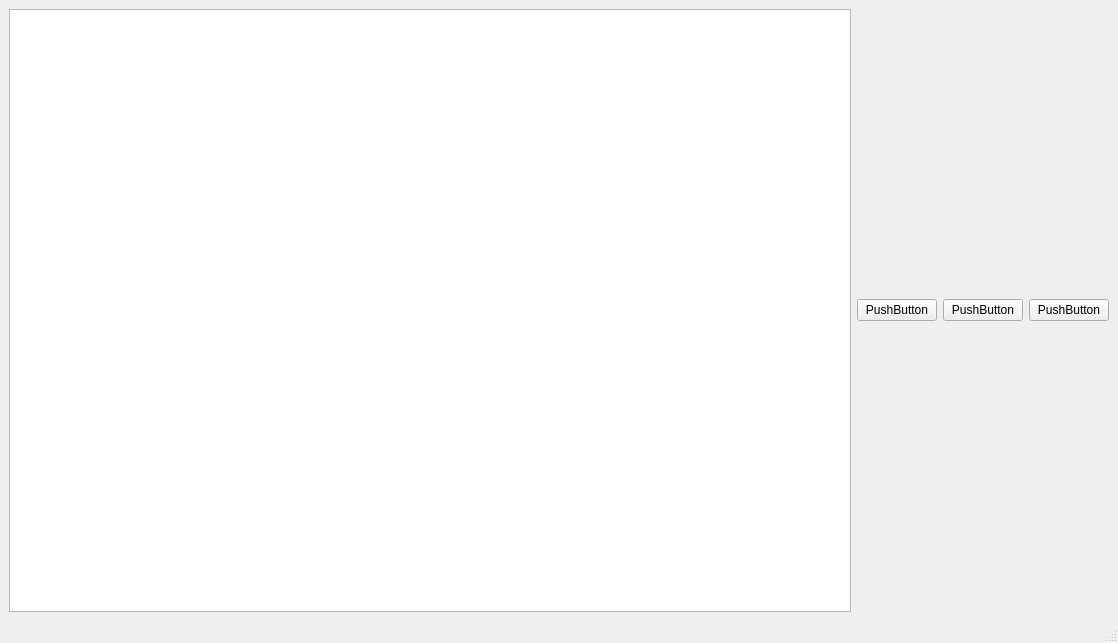
<?xml version="1.0" encoding="UTF-8"?>
<ui version="4.0">
 <class>MessagePool</class>
 <widget class="QMainWindow" name="MessagePool">
  <property name="geometry">
   <rect>
    <x>0</x>
    <y>0</y>
    <width>1118</width>
    <height>643</height>
   </rect>
  </property>
  <property name="windowTitle">
   <string>MainWindow</string>
  </property>
  <widget class="QWidget" name="centralwidget">
   <layout class="QHBoxLayout" name="horizontalLayout">
    <item>
     <widget class="QTreeView" name="messageList">
      <property name="sizeAdjustPolicy">
       <enum>QAbstractScrollArea::AdjustToContentsOnFirstShow</enum>
      </property>
      <attribute name="headerCascadingSectionResizes">
       <bool>true</bool>
      </attribute>
     </widget>
    </item>
    <item>
     <widget class="QPushButton" name="pushButton_3">
      <property name="text">
       <string>PushButton</string>
      </property>
     </widget>
    </item>
    <item>
     <widget class="QPushButton" name="pushButton_2">
      <property name="text">
       <string>PushButton</string>
      </property>
     </widget>
    </item>
    <item>
     <widget class="QPushButton" name="pushButton">
      <property name="text">
       <string>PushButton</string>
      </property>
     </widget>
    </item>
   </layout>
  </widget>
  <widget class="QMenuBar" name="menubar">
   <property name="geometry">
    <rect>
     <x>0</x>
     <y>0</y>
     <width>1118</width>
     <height>22</height>
    </rect>
   </property>
  </widget>
  <widget class="QStatusBar" name="statusbar"/>
 </widget>
 <resources/>
 <connections/>
</ui>
